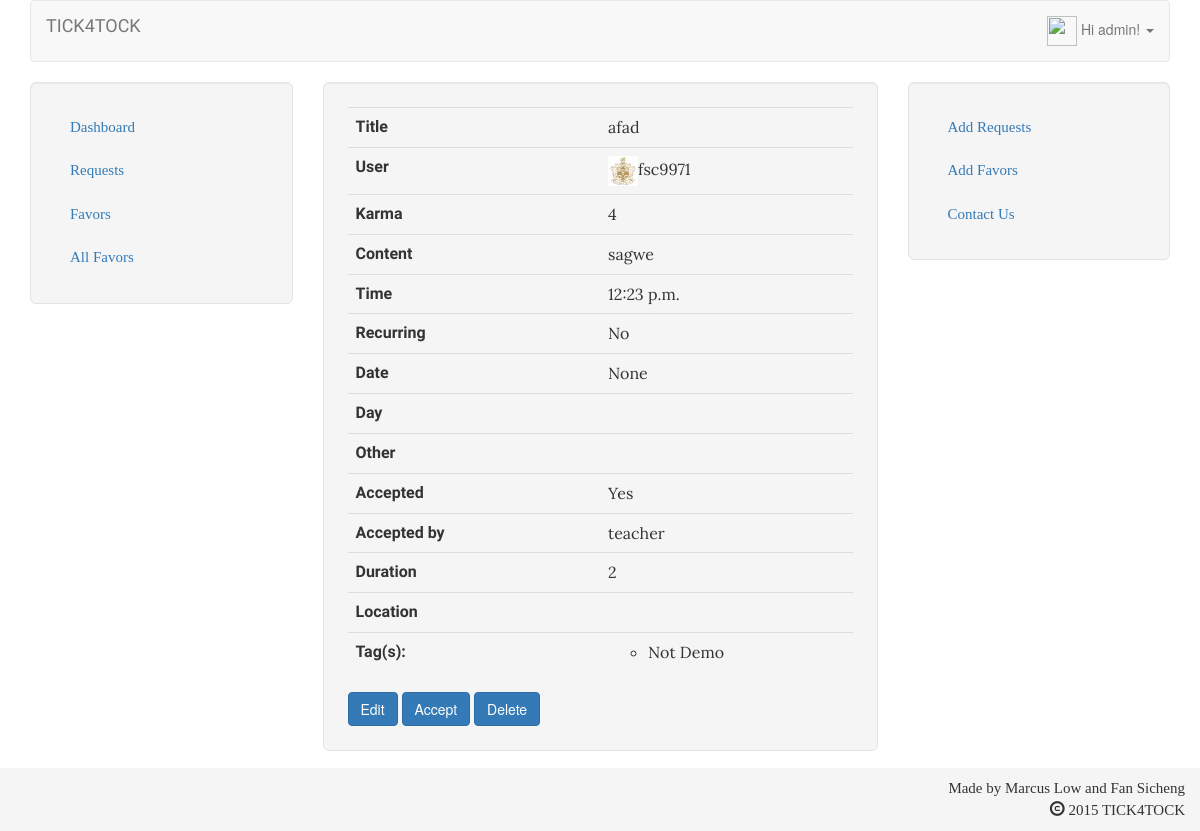
Screenshot of /request/25 (signed in) with the database file from the repository.
### ttrade/models.py (models this page shows, shortened)
class Request(models.Model):
    Day_Choices = (
        ('Monday', 'Monday'),
        ('Tuesday', 'Tuesday'),
        ('Wednesday', 'Wednesday'),
        ('Thursday', 'Thursday'),
        ('Friday', 'Friday'),
        ('Saturday', 'Saturday'),
        ('Sunday', 'Sunday'),
    )
    user = models.ForeignKey(UserProfile, blank=True, null=True, related_name="request_user")
    title = models.CharField(max_length=255)
    content = models.TextField(blank=True)
    time = models.TimeField()
    recur = models.BooleanField(default=False)
    date = models.DateField(blank=True, null=True)
    day = models.CharField(max_length=9, choices=Day_Choices, blank=True)
    other = models.TextField(blank=True)
    tag = models.ManyToManyField('Tag', related_name='requests', null=True, blank=True)
    acceptor = models.ForeignKey(UserProfile, blank=True, null=True, related_name="request_acceptor")
    accepted = models.BooleanField(default=False)
    duration = models.IntegerField(default=0, null=True, blank=True)
    location = models.TextField(null=True, blank=True)

class Tag(models.Model):
    title = models.CharField(max_length=255)

### accounts/models.py (models this page shows, shortened)
class UserProfile(models.Model):
    user = models.OneToOneField(User)
    address = models.CharField(max_length=225, blank=True)
    age = models.IntegerField(default=1)
    karma = models.IntegerField(blank=True, default=0)
    website = models.URLField(blank=True)
    picture = models.ImageField(upload_to='profile_images', blank=True)
    contact = models.CharField(max_length=225, null=True, blank=True)
    timepoint = models.IntegerField(default=10)
    def __unicode__(self):
        return self.user.username

### ttrade/views.py (the view)
# urls.py: url(r'^request/(?P<pk>\d+)$', views.RequestDetail.as_view(),  name='detailr'),
class RequestDetail(DetailView):
    model = Request

### ttrade/templates/ttrade/request_detail.html (shortened to what this page needs)
{%extends 'ttrade/base.html'%}
{% block content %}
    <table class="table">
        <tbody>
            <tr>
                <th>Title</th><td>{{object.title}}</td>
            </tr>
            <tr>
                <th>User</th><td><a href="../user/{{ object.user.id }}"><img src="/media/{{object.user.picture}}" style="height:30px; width:30px;" %} /></a>{{object.user}}</td>
            </tr>
            <tr>
                <th>Karma</th><td>{{object.user.karma}}</td>
            </tr>
            <tr>
                <th>Content</th><td>{{object.content}}</td>
            </tr>
            <tr>
                <th>Time</th><td>{{object.time}}</td>
            </tr>
            <tr>
                <th>Recurring</th>
                {% if object.recur == True %}
                <td>Yes</td>
                {% else %}
                <td>No</td>
                {% endif %}
            </tr>
            <tr>
                <th>Date</th><td>{{object.date}}</td>
            </tr>
            <tr>
                <th>Day</th><td>{{object.day}}</td>
            </tr>
            <tr>
                <th>Other</th><td>{{object.other}}</td>
            </tr>
            {% if object.accepted == True %}
            <tr>
                <th>Accepted</th><td>Yes</td>
            </tr>
            {% else %}
            <tr>
                <th>Accepted</th><td>No</td>
            </tr>
            {% endif %}
            <tr>
                <th>Accepted by</th><td>{{object.acceptor}}</td>
            </tr>
            <tr>
                <th>Duration</th><td>{{object.duration}}</td>
            </tr>
            <tr>
                <th>Location</th><td>{{object.location}}</td>
            </tr>
            <tr>
                <th>Tag(s):</th>
                <td>
                    <ul>
                        {% for t in object.tag.all %}
                            <li>{{t.title}}</li>
                        {% endfor %}
                    </ul>
                </td>
            </tr>
        </tbody>
    </table>
<a href="{{object.id}}/edit"><button type="button" class="btn btn-primary">
    Edit
</button></a>
<button type="button" class="btn btn-primary" id="acceptRequest">Accept</button>
<a href="{{object.id}}/delete"><button type="button" class="btn btn-primary">
    Delete
</button></a>
{%endblock%}

### ttrade/templates/ttrade/base.html (shortened to what this page needs)
{% load staticfiles %}
{% load bootstrap3 %}
<html>
<link rel="stylesheet" href="//code.jquery.com/ui/1.11.4/themes/smoothness/jquery-ui.css">
<link rel="stylesheet" type="text/css" href="{% static 'ttrade/base.css' %}" />
<head>
  {% bootstrap_css %}
  <link rel="stylesheet" href="//code.jquery.com/ui/1.11.4/themes/smoothness/jquery-ui.css">
  <link rel="stylesheet" href="https://cdnjs.cloudflare.com/ajax/libs/bootstrap-datetimepicker/4.14.30/css/bootstrap-datetimepicker.min.css">
  <link rel="stylesheet" href="//code.jquery.com/ui/1.11.4/themes/smoothness/jquery-ui.css">
</head>
<body>
    <div class="container">
      <nav class="navbar navbar-default">
        <div class="container-fluid">
          <div class="navbar-header">
            <a class="navbar-brand" href="/dashboard">TICK4TOCK</a>
          </div>
            <ul class="nav navbar-nav navbar-right" id='bar'>
              <li class="dropdown">
                <a href="#" class="dropdown-toggle" data-toggle="dropdown" role="button" aria-haspopup="true" aria-expanded="false">
                    {%if user.is_authenticated%}
                      <img src="/media/{{user.profile.picture}}" style="height:30px; width:30px;" />
                      Hi {{user.username}}!
                    {%else%}
                      Login/Register here!
                    {%endif%}
                <span class="caret"></span></a>
              </li>
            </ul>
        </div>
      </nav>
    </div>
    <div class="container">
      <div class="row">
        <div class="col-xs-3">
          <div class="well well-lg">
            <ul class="nav nav-stacked">
              <li><a href="/dashboard">Dashboard</a></li>
              <li><a href="/requestlist">Requests</a></li>
              <li><a href="/favorlist">Favors</a></li>
              <li><a href="/favorlistall">All Favors</a></li>
            </ul>
          </div>
        </div>
        <div class="col-xs-6">
          <div class="well well-lg">
            <ul class="nav nav-stacked">
              {% block content %}{% endblock %}
            </ul>
          </div>
        </div>
        <div class="col-xs-3">
          <div class="well well-lg">
            <ul class="nav nav-stacked">
              <li><a href="/add/request">Add Requests</a></li>
              <li><a href="/add/favor">Add Favors</a></li>
              <li><a href="#">Contact Us</a></li>
            </ul>
          </div>
        </div>
      </div>
    </div>
</body>
<footer class="footer">
    <div class="container" id="footer"><div class="row">
        <div class="col-xs-3 col-xs-offset-9" style="text-align:right">
            Made by Marcus Low and Fan Sicheng<br>
            <span class="glyphicon glyphicon-copyright-mark"></span>
            2015 TICK4TOCK
        </div></div>
    </div></div>
</footer>
</html>

### ttrade/static/ttrade/base.css (style rules this page uses)
.navbar-brand { font-family: 'Righteous', cursive; }
body { padding-bottom:60px; background:url("http://www.psdgraphics.com/file/colorful-triangles-background.jpg") no-repeat; background-size:cover; background-position:center center; }
.footer { bottom: 0; width:100%; background-color:#f5f5f5; position: fixed; }
#footer { padding:10px 0 10px 0; }
th { font-family: 'Courgette', cursive; }
tr { font-family: 'Lora', serif; }
.col-xs-3 { font-size:15px; font-family:times; }

### ttrade/templates/ttrade/base.html (style rules this page uses)
body { background-color:transparent; }

### rows the page displays
Request: title "afad", user.picture (picture), user "fsc9971", user.karma "4", content "sagwe", time "12:23 p.m.", date "None", acceptor "teacher", duration "2"
Tag: title "Not Demo"

### other values shown
{{ user.username }} "admin"
